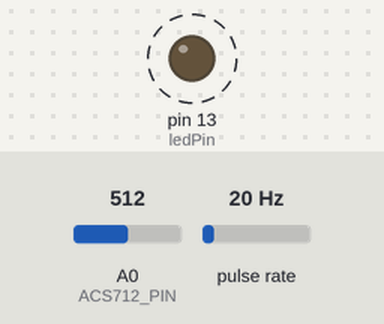
Recording of a sketch running on a simulated Arduino Uno, built with avr-gcc and run on an emulated ATmega328P. On the bench: output pins drawn as LEDs (lit = HIGH). Wiring (inferred from the names in the program): pulse sensor: data pin 2. Dashed ring = blinking. The test bench sets the inputs (shaded band); at power-on: A0 (ACS712_PIN) = 512, pulse rate 20 Hz. What the sketch prints to the serial monitor is not drawn.

Above: at 0.7 s.
Timing chart, 0 to 3.0 s (numbered marks = the images above):
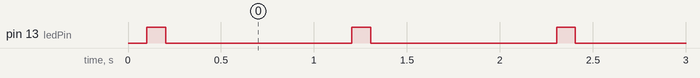

Measured:
- by itself, pin 13 (ledPin): alternates HIGH for 0.10 s and LOW for 1.0 s

The sketch:

Combined_current-RPM.ino
```cpp
// Pin configuration
const int irSensorPin = 2;   // IR sensor output pin
const int ledPin = 13;       // Onboard LED for debugging
int adc = A0;
// Variables
unsigned long prevTime = 0;
unsigned long prevCountTime = 0;
unsigned int count = 0;
unsigned int rpm = 0;

const int ACS712_PIN = A0;  // Connect the ACS712 output to this analog pin

void setup() {
  pinMode(irSensorPin, INPUT);
  pinMode(ledPin, OUTPUT);
  Serial.begin(9600);

  attachInterrupt(digitalPinToInterrupt(irSensorPin), countPulse, RISING);
}

void loop() {
  int numReadings = 10;  // Number of readings to average
  float totalCurrent = 0.0;
  float averagedCurrent = totalCurrent / numReadings;

  unsigned long currentTime = millis();

  // Print RPM to serial monitor
  // Calculate RPM every second

  for (int i = 0; i < numReadings; i++) {
    int sensorValue = analogRead(ACS712_PIN);
    float voltage = (sensorValue / 1023.0) * 5.0;
    float current = (voltage - 2.5) / 0.066;
    totalCurrent += current;
    delay(10); // Delay between readings
  }

  if (currentTime - prevTime >= 1000) {
    detachInterrupt(digitalPinToInterrupt(irSensorPin));  // Pause interrupts while calculating RPM
    rpm = (count * 60000UL) / (currentTime - prevCountTime);  // Calculate RPM
    count = 0;  // Reset pulse count
    prevCountTime = currentTime;
    prevTime = currentTime;
    attachInterrupt(digitalPinToInterrupt(irSensorPin), countPulse, RISING);  // Re-enable interrupts

  }

  if (averagedCurrent < 0.16) {
    averagedCurrent = 0;
  }

  Serial.print("Averaged Current: ");
  Serial.print(averagedCurrent);
  Serial.println("A");
  Serial.print("RPM: ");
  Serial.println(rpm);
  // Blink LED for debugging
  digitalWrite(ledPin, HIGH);
  delay(100);
  digitalWrite(ledPin, LOW);
  delay(900);
}

void countPulse() {
  count++;
}
```
